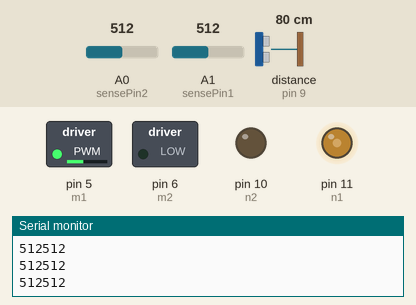
The sketch below on a simulated Arduino Uno, built with avr-gcc and run on an emulated ATmega328P. Parts: switched loads named in the sketch (green lamp = pin HIGH), output pins drawn as LEDs (lit = HIGH), the last lines printed to the serial monitor. The inputs (shaded band) are chosen by the test bench; at power-on: A0 (sensePin2) = 512, A1 (sensePin1) = 512, distance to the obstacle (sensor on pin 9) 80 cm. The echo pulse lasts 58.3 µs per cm.

Above: at 1.2 s.
1.3 s: A0 (sensePin2) set to 716
At 1.8 s:
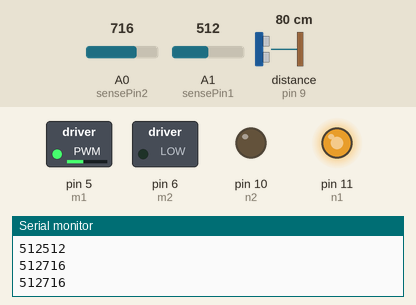
2.9 s: A1 (sensePin1) set to 716
At 3.6 s:
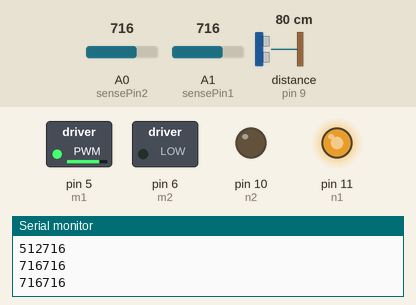
4.7 s: distance to the obstacle (sensor on pin 9) set to 17 cm
6.2 s: distance to the obstacle (sensor on pin 9) set to 14 cm
At 6.8 s:
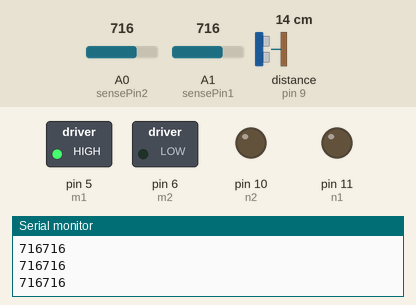
7.8 s: distance to the obstacle (sensor on pin 9) set to 18 cm
At 8.3 s:
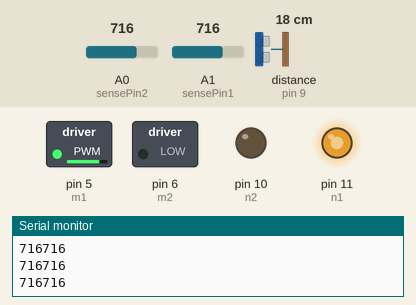
9.5 s: A0 (sensePin2) set to 511
At 10.2 s:
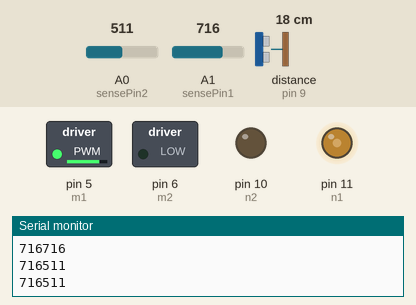
Timing chart, 0 to 12.3 s (numbered marks = the images above; inputs shaded):
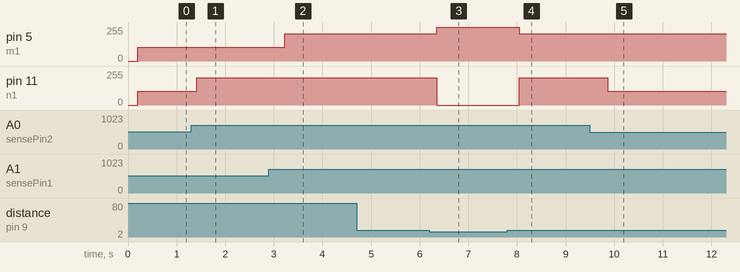

Measured:
- the behaviour switches between 16 and 15 cm on distance to the obstacle (sensor on pin 9) (found by bisection; images 2 and 3)
- after the input at 1.3 s, pin 11 (n1): 103/255 → 204/255 after 0.11 s
- after the input at 2.9 s, pin 5 (m1): 103/255 → 204/255 after 0.32 s
- after the input at 6.2 s, pin 5 (m1): 204/255 → 255/255 after 0.15 s; pin 11 (n1): 204/255 → 0/255 after 0.15 s
- after the input at 7.8 s, pin 5 (m1): 255/255 → 204/255 after 0.25 s; pin 11 (n1): 0/255 → 204/255 after 0.25 s
- after the input at 9.5 s, pin 11 (n1): 204/255 → 103/255 after 0.37 s

The sketch:

fullControl.ino
```cpp
#include<NewPing.h>
int sensePin2=0;
int sensePin1=1;//
NewPing sonar(3,9,15);//(trigPin,echoPin,maxdistance in cm) ; creating NewPing object
int m1=5;
int m2=6;

int n1=11;
int n2=10;
void setup() {
  // put your setup code here, to run once:
  pinMode(m1,OUTPUT);
  pinMode(m2,OUTPUT);
  pinMode(n1,OUTPUT);
  pinMode(n2,OUTPUT);
  Serial.begin(9600);//begining serial connection
}

void loop() {
  // put your main code here, to run repeatedly:

  while(sonar.ping_cm()!=0)//loop will run till object is detected
  {
    analogWrite(n1,0);//setting second motor speed as 0
    analogWrite(n2,0);
    analogWrite(m2,0);//setting first motor at full speed
    analogWrite(m1,255);
    delay(500);//giving sonar time
  }

  int val1=analogRead(sensePin1);//value of sensor 1
  delay(100);//giving time to analog reders

  int val2=analogRead(sensePin2);//sensor value 2
  delay(100);
  //constraining values
  val1=constrain(val1,320,820);
  val2=constrain(val2,320,820);

  Serial.print(val1);//for convenience only
  Serial.println(val2);

  //mapping values
  int mspeed1=map(val1,300,820,0,255);
  int mspeed2=map(val2,300,820,0,255);

  //driving motors at respective speeds
  analogWrite(m2,0);
  analogWrite(n2,0);

  analogWrite(m1,mspeed1);
  analogWrite(n1,mspeed2);

  delay(100);
}
```
